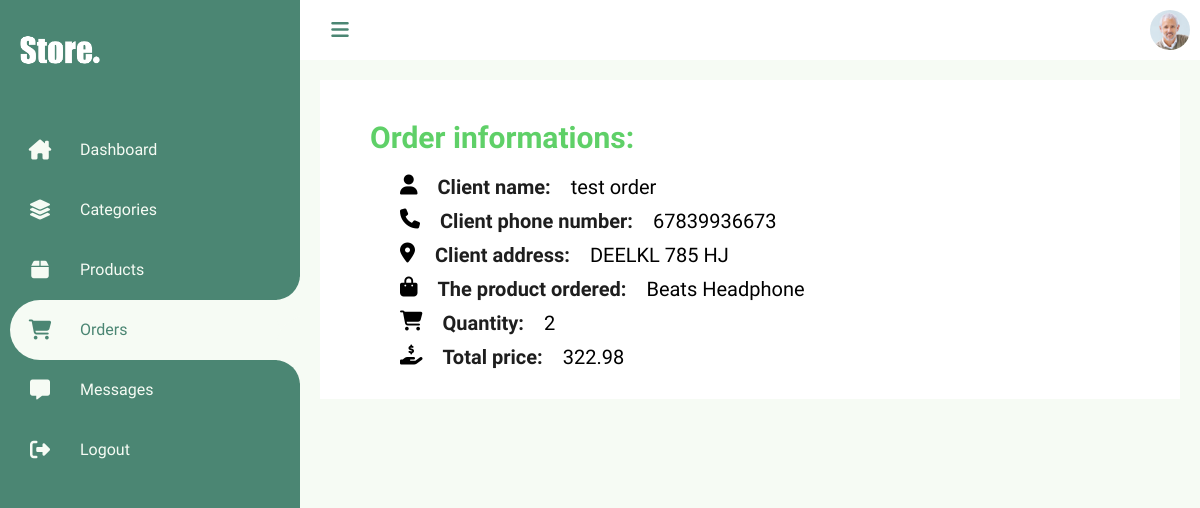
Page /Views/admin/orders/listOrder.php?orderId=10 (signed in) on the committed database.
### tables this page shows
CREATE TABLE `orders` (
  `id` int(11) NOT NULL,
  `fname` varchar(255) NOT NULL,
  `phone` varchar(255) NOT NULL,
  `address` varchar(500) NOT NULL,
  `product` varchar(255) NOT NULL,
  `quantity` varchar(255) NOT NULL
);

CREATE TABLE `products` (
  `id` int(11) NOT NULL,
  `image` varchar(255) NOT NULL,
  `name` varchar(255) NOT NULL,
  `description` text NOT NULL,
  `price` double NOT NULL,
  `category` varchar(255) NOT NULL,
  `created_at` timestamp NOT NULL DEFAULT current_timestamp() ON UPDATE current_timestamp()
);

### Models/DbConnection.php (called while the page is built, shortened)
<?php
class DbConnection
{
    private $host = 'localhost';
    private $username = 'root';
    private $password = '';
    private $database = 'store';
    protected $connection;
    public function __construct()
    {
        if (!isset($this->connection)) {
            $this->connection = new mysqli($this->host, $this->username, $this->password, $this->database);
        }
        return $this->connection;
    }
}

### Models/Order.php (called while the page is built, shortened)
<?php
include_once('C:\xampp\htdocs\Store\Models\DbConnection.php');
class Order extends DbConnection
{
    private $table = "orders";
    public function orderbyid($id)
    {
        $sel = "SELECT * FROM $this->table where id=$id";
        $sel1 = $this->connection->query($sel);
        return mysqli_fetch_array($sel1);
    }
}

### Models/Product.php (called while the page is built, shortened)
<?php
include_once('C:\xampp\htdocs\Store\Models\DbConnection.php');
class Product extends DbConnection
{
    private $table = "products";
    public function toCalculPrice($name)
    {
        $select = "SELECT * FROM $this->table where name='$name'";
        $select1 = $this->connection->query($select);
        return $select1;
    }
}

### Views/admin/orders/listOrder.php (the view, shortened to what this page needs)
<?php
include_once("../../../Models/Product.php");
include_once("../../../Models/Order.php");
$id = $_GET['orderId'];
$order = new Order();
$data = $order->orderbyid($id);
?>
<!DOCTYPE html>
<html lang="en">
<head>
    <link rel="stylesheet" href="http://localhost/Store/Views/css/admin-style.css">
    <link rel="stylesheet" href="https://cdnjs.cloudflare.com/ajax/libs/font-awesome/6.2.0/css/all.min.css" />
</head>
<body>
    <div class="container">
        <?php
        include('../../includes/admin-navbar.php'); ?>
        <div class="main">
            <div class="topbar">
                <div class="toggle">
                    <i class="fa-solid fa-bars icon"></i>
                </div>
                <div class="user">
                    <img src="http://localhost/Store/Views/images/admin.jpg" alt="admin">
                </div>
            </div>
            <div class="card">
                <h1>Order informations:</h1>
                <div class="item">
                    <i class="fa-solid fa-user"></i>
                    <label>Client name:</label>
                    <p><?php echo $data['fname']; ?></p>
                </div>
                <div class="item">
                    <i class="fa-solid fa-phone"></i>
                    <label>Client phone number:</label>
                    <p><?php echo $data['phone']; ?></p>
                </div>
                <div class="item">
                    <i class="fa-solid fa-location-dot"></i>
                    <label>Client address:</label>
                    <p><?php echo $data['address']; ?></p>
                </div>
                <div class="item">
                    <i class="fa-solid fa-bag-shopping"></i>
                    <label>The product ordered:</label>
                    <p><?php echo $data['product']; ?></p>
                </div>
                <div class="item">
                    <i class="fa-solid fa-cart-shopping"></i>
                    <label>Quantity:</label>
                    <p><?php echo $data['quantity']; ?></p>
                </div>
                <div class="item">
                    <i class="fa-solid fa-hand-holding-dollar"></i>
                    <label>Total price:</label>
                    <?php
                    $product = new Product();
                    $dataProd = $product->toCalculPrice($data['product']);
                    $res = mysqli_fetch_array($dataProd);
                    ?>
                    <p><?php echo $res['price'] * $data['quantity']; ?></p>
                </div>
            </div>
        </div>
    </div>
</body>
</html>

### Views/css/admin-style.css (style rules this page uses)
:root { --white: #F6FBF4; --dark: #1E1E1E; --lightGreen: #5FD068; --darkGreen: #4B8673; --beige: #F5DF99; }
* { margin: 0px; padding: 0px; box-sizing: border-box; scroll-behavior: smooth; }
body { background-color: var(--white); font-family: 'Dosis', sans-serif; }
.container { position: relative; width: 100%; }
.main { position: absolute; width: calc(100% - 300px); left: 300px; min-height: 100vh; background-color: var(--white); transition: 0.5s; }
.topbar { width: 100%; height: 60px; display: flex; justify-content: space-between; align-items: center; padding: 0px 10px; background-color: white; }
.toggle { position: relative; width: 60px; height: 60px; color: var(--darkGreen); display: flex; justify-content: center; align-items: center; font-size: 1.25em; cursor: pointer; }
.user { position: relative; width: 40px; height: 40px; border-radius: 50%; overflow: hidden; cursor: pointer; }
.user img { position: absolute; top: 0; left: 0; width: 100%; height: 100%; object-fit: cover; }
.main h1 { margin: 20px 30px; font-weight: 300; color: var(--dark); }
.card { background-color: white; padding: 20px; margin: 20px; display: block; }
.card h1 { color: var(--lightGreen); font-weight: 700; font-size: 30px; font-family: 'Signika', sans-serif; }
.card .item { display: flex; font-size: 20px; margin-left: 60px; }
.card .item label { color: var(--dark); font-weight: 700; margin: 0px 20px 10px 20px; }

### rows in the picture
orders: fname "test order", phone "67839936673", address "DEELKL 785 HJ", product "Beats Headphone", quantity "2"
products: $res['price']*$data['quantity'] "322.98"
